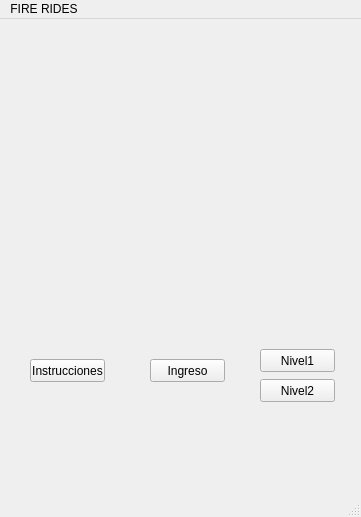
<?xml version="1.0" encoding="UTF-8"?>
<ui version="4.0">
 <class>menu</class>
 <widget class="QMainWindow" name="menu">
  <property name="geometry">
   <rect>
    <x>0</x>
    <y>0</y>
    <width>361</width>
    <height>517</height>
   </rect>
  </property>
  <property name="windowTitle">
   <string>MainWindow</string>
  </property>
  <property name="styleSheet">
   <string notr="true">background-image: url(:/menu0.JPG);</string>
  </property>
  <widget class="QWidget" name="centralwidget">
   <widget class="QPushButton" name="registro">
    <property name="geometry">
     <rect>
      <x>150</x>
      <y>340</y>
      <width>75</width>
      <height>23</height>
     </rect>
    </property>
    <property name="text">
     <string>Ingreso</string>
    </property>
   </widget>
   <widget class="QPushButton" name="instrucciones">
    <property name="geometry">
     <rect>
      <x>30</x>
      <y>340</y>
      <width>75</width>
      <height>23</height>
     </rect>
    </property>
    <property name="text">
     <string>Instrucciones</string>
    </property>
   </widget>
   <widget class="QPushButton" name="nivel1">
    <property name="geometry">
     <rect>
      <x>260</x>
      <y>330</y>
      <width>75</width>
      <height>23</height>
     </rect>
    </property>
    <property name="text">
     <string>Nivel1</string>
    </property>
   </widget>
   <widget class="QPushButton" name="nivel2">
    <property name="geometry">
     <rect>
      <x>260</x>
      <y>360</y>
      <width>75</width>
      <height>23</height>
     </rect>
    </property>
    <property name="text">
     <string>Nivel2</string>
    </property>
   </widget>
  </widget>
  <widget class="QStatusBar" name="statusbar"/>
  <widget class="QMenuBar" name="menubar">
   <property name="geometry">
    <rect>
     <x>0</x>
     <y>0</y>
     <width>361</width>
     <height>21</height>
    </rect>
   </property>
   <widget class="QMenu" name="menuFIRE_RIDES">
    <property name="title">
     <string>FIRE RIDES</string>
    </property>
   </widget>
   <addaction name="menuFIRE_RIDES"/>
  </widget>
 </widget>
 <resources/>
 <connections/>
</ui>
